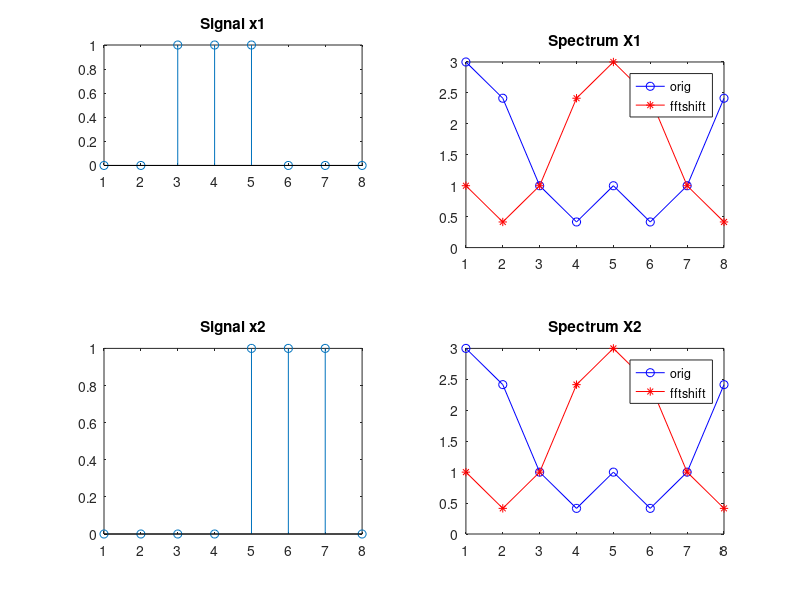

Write MATLAB code to recreate this figure.
% clean up environment
clear all; close all;

% define signal x
x1 = [0 0 1 1 1 0 0 0];
x2 = [0 0 0 0 1 1 1 0];

% fourier analysis of x
fx1 = abs(fft(x1));
fx2 = abs(fft(x2));

%%
% plot the spectrum
fh = figure('Name', 'Frequency spectrum');
ah = axes('Parent', fh);
subplot(3, 2, 1);
stem(x1);
title('Signal x1');
subplot(2, 2, 2);
plot(fx1, 'bo-'); hold on
plot(fftshift(fx1), 'r*-'); hold off
title('Spectrum X1');
legend('orig', 'fftshift');
subplot(2, 2, 3);
stem(x2);
title('Signal x2');
subplot(2, 2, 4);
plot(fx2, 'bo-'); hold on
plot(fftshift(fx2), 'r*-'); hold off
title('Spectrum X2');
legend('orig', 'fftshift');

%%
% REPEAT THIS TIME-SHIFTING STUFF AT HOME!

% phase of x
% k = 1;
% ph_fx1_sh_n = phase(fx1(k+1))/pi;
% ph_fx1_offset = 

%%
